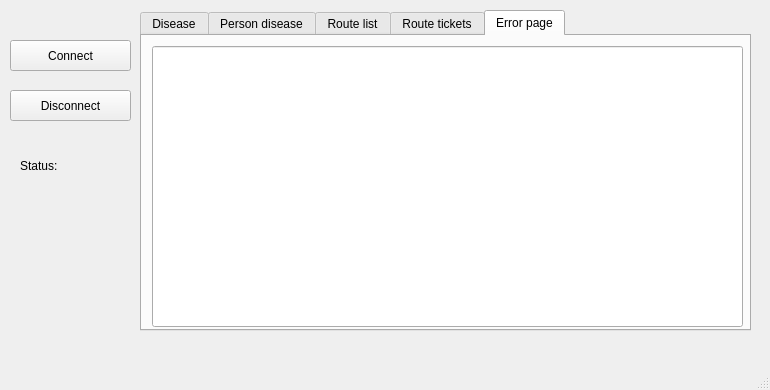
<?xml version="1.0" encoding="UTF-8"?>
<ui version="4.0">
 <class>MainWindow</class>
 <widget class="QMainWindow" name="MainWindow">
  <property name="geometry">
   <rect>
    <x>0</x>
    <y>0</y>
    <width>770</width>
    <height>390</height>
   </rect>
  </property>
  <property name="windowTitle">
   <string>MainWindow</string>
  </property>
  <widget class="QWidget" name="centralwidget">
   <widget class="QTabWidget" name="tabWidget">
    <property name="geometry">
     <rect>
      <x>140</x>
      <y>10</y>
      <width>611</width>
      <height>321</height>
     </rect>
    </property>
    <property name="currentIndex">
     <number>4</number>
    </property>
    <widget class="QWidget" name="tab">
     <attribute name="title">
      <string>Disease</string>
     </attribute>
     <widget class="QTableView" name="diseaseTableView">
      <property name="geometry">
       <rect>
        <x>10</x>
        <y>0</y>
        <width>591</width>
        <height>291</height>
       </rect>
      </property>
     </widget>
    </widget>
    <widget class="QWidget" name="tab_4">
     <attribute name="title">
      <string>Person disease</string>
     </attribute>
     <widget class="QTableView" name="personDiseaseTableView">
      <property name="geometry">
       <rect>
        <x>10</x>
        <y>0</y>
        <width>591</width>
        <height>291</height>
       </rect>
      </property>
     </widget>
    </widget>
    <widget class="QWidget" name="tab_3">
     <attribute name="title">
      <string>Route list</string>
     </attribute>
     <widget class="QTableView" name="routeListTableView">
      <property name="geometry">
       <rect>
        <x>0</x>
        <y>0</y>
        <width>601</width>
        <height>291</height>
       </rect>
      </property>
     </widget>
    </widget>
    <widget class="QWidget" name="tab_2">
     <attribute name="title">
      <string>Route tickets</string>
     </attribute>
     <widget class="QTableView" name="routeTicketTableView">
      <property name="geometry">
       <rect>
        <x>10</x>
        <y>0</y>
        <width>581</width>
        <height>291</height>
       </rect>
      </property>
     </widget>
    </widget>
    <widget class="QWidget" name="tab_5">
     <attribute name="title">
      <string>Error page</string>
     </attribute>
     <widget class="QLineEdit" name="lineEditForOutError">
      <property name="geometry">
       <rect>
        <x>10</x>
        <y>10</y>
        <width>591</width>
        <height>281</height>
       </rect>
      </property>
     </widget>
    </widget>
   </widget>
   <widget class="QPushButton" name="connectButton">
    <property name="geometry">
     <rect>
      <x>10</x>
      <y>40</y>
      <width>121</width>
      <height>31</height>
     </rect>
    </property>
    <property name="text">
     <string>Connect</string>
    </property>
   </widget>
   <widget class="QPushButton" name="disconnectButton">
    <property name="geometry">
     <rect>
      <x>10</x>
      <y>90</y>
      <width>121</width>
      <height>31</height>
     </rect>
    </property>
    <property name="text">
     <string>Disconnect</string>
    </property>
   </widget>
   <widget class="QLabel" name="statusConnectLabel">
    <property name="geometry">
     <rect>
      <x>20</x>
      <y>140</y>
      <width>111</width>
      <height>51</height>
     </rect>
    </property>
    <property name="text">
     <string>Status: </string>
    </property>
   </widget>
  </widget>
  <widget class="QMenuBar" name="menubar">
   <property name="geometry">
    <rect>
     <x>0</x>
     <y>0</y>
     <width>770</width>
     <height>21</height>
    </rect>
   </property>
  </widget>
  <widget class="QStatusBar" name="statusbar"/>
 </widget>
 <resources/>
 <connections/>
</ui>
